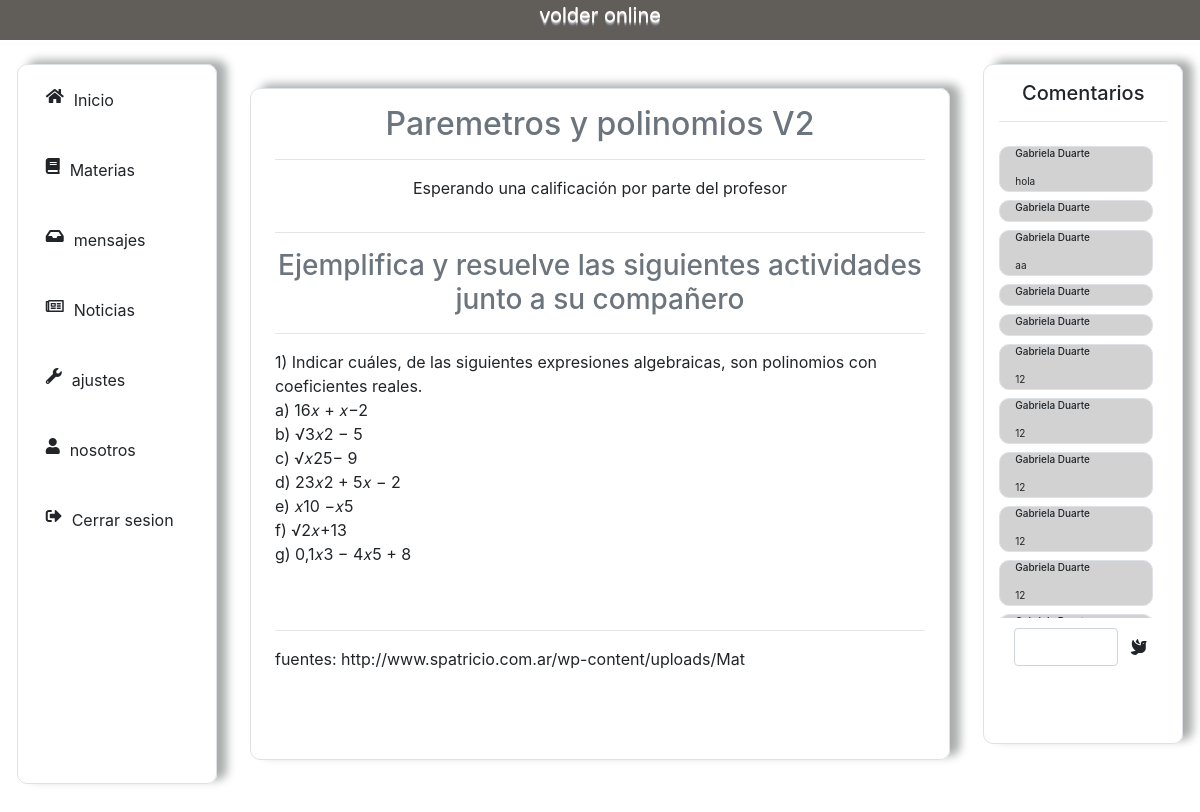
Before: /estudiante/trabajo/5/ (signed in) with the older database file.
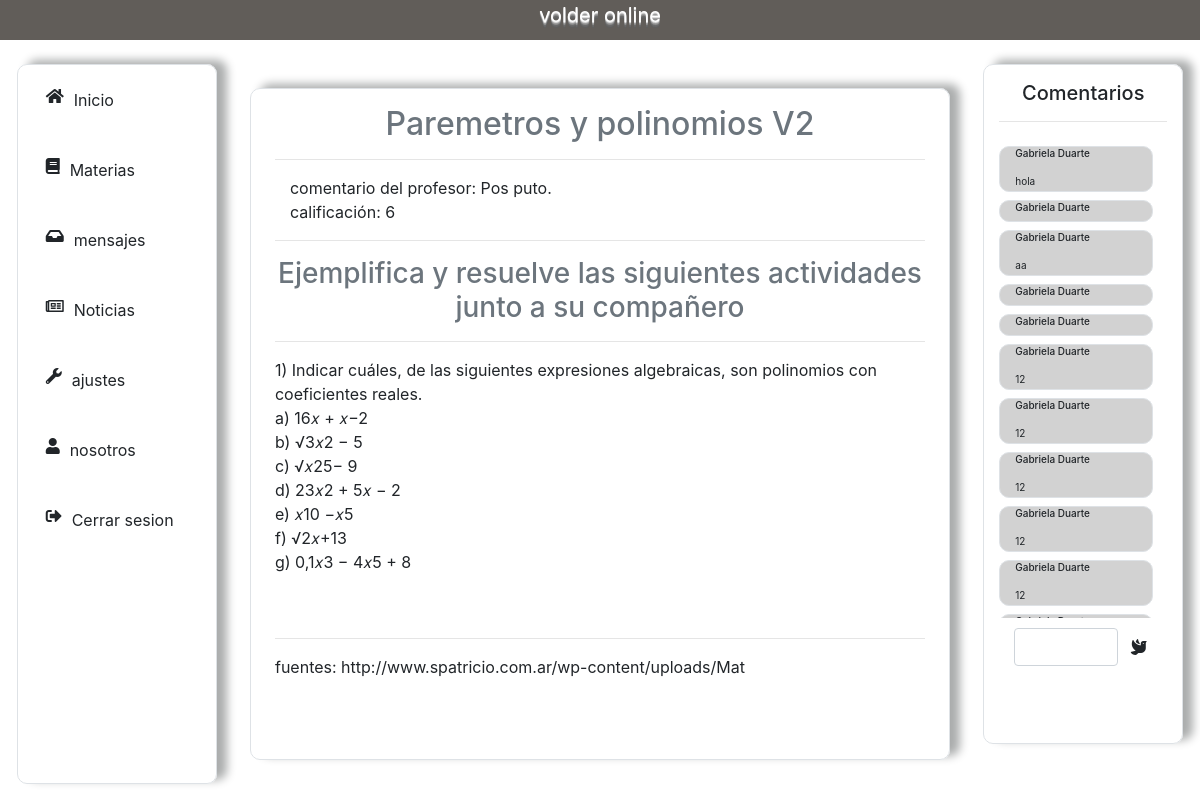
After: the same page with the newer database file.
### usuarios/models.py (models this page shows, shortened)
class NotaTrabajo(models.Model):
    estadoNota = (
        ('1', '1'),
        ('2', '2'),
        ('3', '3'),
        ('4', '4'),
        ('5', '5'),
        ('6', '6'),
        ('7', '7'),
        ('8', '8'),
        ('9', '9'),
        ('10', '10')
    )
    respuestaTrabajo = models.ForeignKey(RespuestaTrabajo, on_delete = models.CASCADE)
    comentario = models.TextField(max_length=200, null=True, blank=True)
    nota = models.CharField(max_length=20, choices=estadoNota)

### volder_app/decorators.py (the view)
        def wrapper(request, *args, **kwargs):
            if not hasattr(request.user, self.attribute):
                return redirect(self.redirect_to_url, **self.args_dict_to_redirect)
            return view(request, *args, **kwargs)

### usuarios/models.py (called while the page is built)
    def __str__(self):
        nombre_y_apellido = self.nombre + " " + self.apellido
        return nombre_y_apellido

    def __str__(self):
        return self.comentario

### volder_app/templates/volder/trabajo.html (shortened to what this page needs)
{% extends 'volder/base.html' %}
{% load static %}
{% block content %}
<div class="mid-contenido mid-contenido-animacion border col-12 col-md-7 mx-auto my-5 px-4 py-3">
    <p class="h2 text-center text-muted">{{trabajo.titulo}}</p><hr>
    <div class="row">
        {% if form %}
            <p class="col-10 col-md-5 text-center m-auto">Fechas de entrega: {{trabajo.fecha_de_entrega|date:'d/m/Y'}} </p>
            <button onclick="abrirPopou()" class="btn col-md-5 mx-auto mt-3 mt-md-0 p-0">
                Entregar respuesta <i class="far fa-file"></i>
            </button>
        {% elif nota %}
        <p class="col-12 text-left m-auto"> comentario del profesor: {{nota.comentario}}. <br> calificación: {{nota.nota}}</p>
        {% else %}
        <p class="col-12 col-md-12 text-center"> Esperando una calificación por parte del profesor</p>
        {% endif %}
    </div><hr>
    <p class="h3 text-center text-muted mt-2">{{trabajo.consigna}}<hr></p>
    <span> {{ trabajo.contenido|linebreaks }} </span><hr>
    <span> fuentes: {{trabajo.fuentes}}</span>
</div>
<div id="container-comentario" class="container-comentario container-animacion  col-12 col-md-2 mx-auto my-4 py-3 border">
    <h5 class="text-center"> Comentarios</h5><hr>
    <div class="comentarios">
        {% for comentario in comentarios%}
            {% if comentario.autor.profesor %}
                <div class="comentario mensaje-recibido mensaje-recibido-profesor col-10 my-2 col-md-11 border">
                    <h6 class="nombre"> {{comentario.autor.profesor}} </h6>
                    <span class="mensaje">
                        {{comentario}}
                    </span>
                </div>
            {% endif%}
        {% endfor%}
    </div>
    <div class="enviar-comentario float-top col-12 mb-3">
        <form action="" method="POST"> {% csrf_token %}
            <div class="row mx-auto">
                <input type="text" name="comentario" class="form-control input-texto col-10 col-md-9" requerid>
                <button type="submit"  class="input-sudmit btn col-2"><i class="fas fa-dove"></i></button>
            </div>
        </form>
    </div>
</div>
{% endblock %}

Changed rows visible on the page:
added NotaTrabajo: comentario "Pos puto", nota "6"
Other visible differences:
text no longer shown: "Esperando una calificación por parte del profesor"
text now shown: "comentario del profesor: . calificación:"
